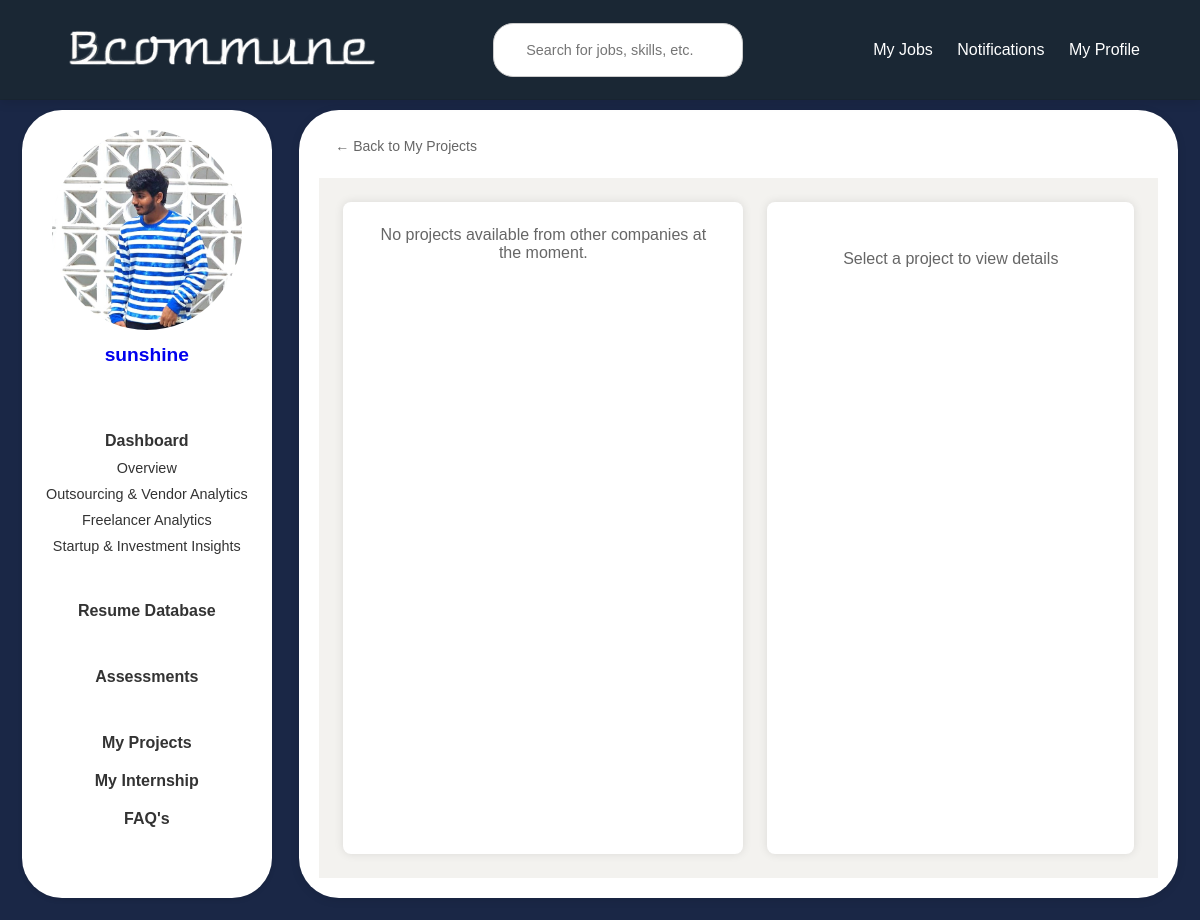
The app's page /company/dashboard/myprojects/explore/ (signed in), older data.
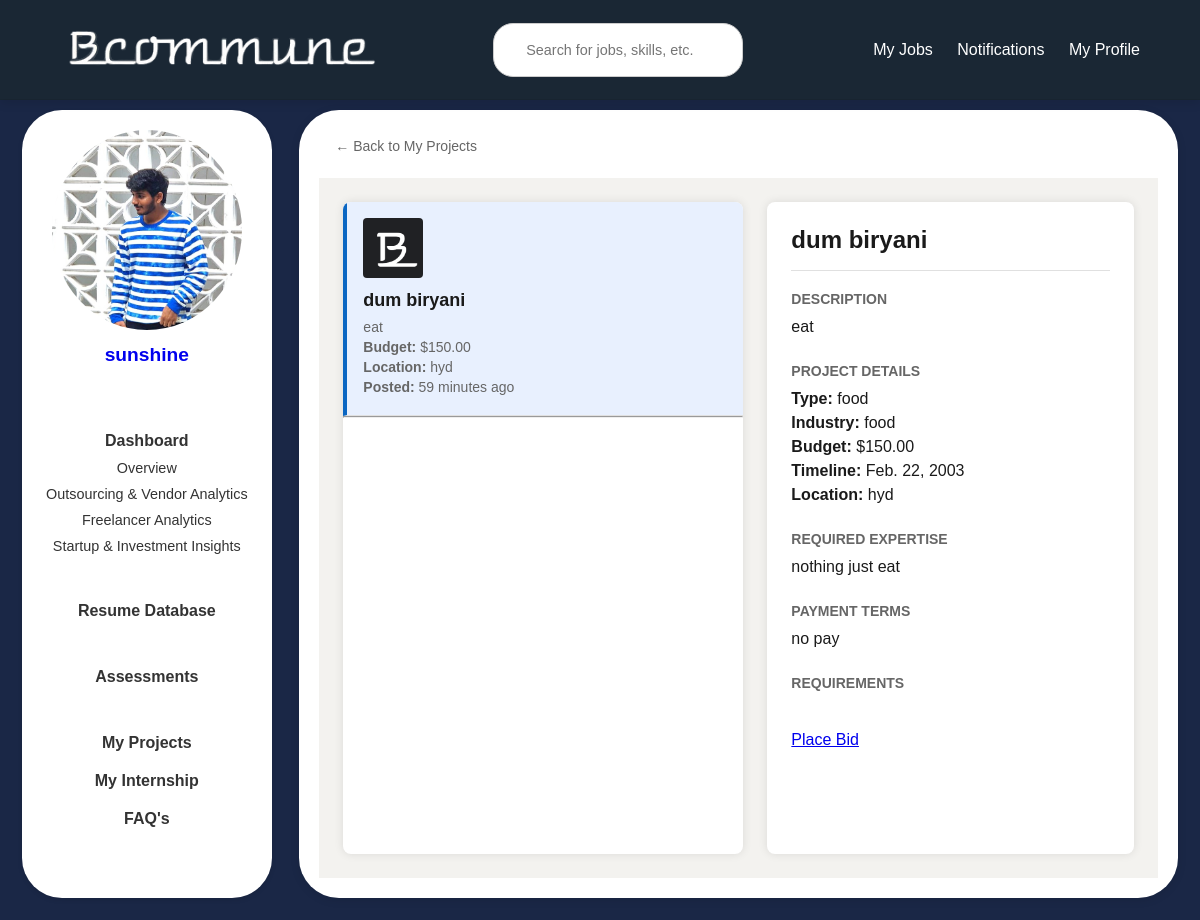
The same page, newer data.
### users/models.py (models this page shows, shortened)
class CustomUser(AbstractUser):
    USER_TYPE_CHOICES = (
        ('individual', 'Individual'),
        ('company', 'Company'),
    )
    user_type = models.CharField(max_length=10, choices=USER_TYPE_CHOICES, default='company')
    company_name = models.CharField(max_length=255, null=True, blank=True)
    company_website = models.URLField(max_length=200, null=True, blank=True)
    industry = models.CharField(max_length=100, null=True, blank=True)
    company_size = models.CharField(max_length=20, null=True, blank=True)
    company_type = models.CharField(max_length=255, null=True, blank=True)
    designation = models.CharField(max_length=255, null=True, blank=True)
    phone_number = models.CharField(max_length=15, null=True, blank=True)
    bcommune_profile = models.URLField(null=True, blank=True)
    profile_picture = models.ImageField(upload_to='profile_pics/', blank=True, null=True)
    about_company = models.TextField(null=True, blank=True)  # About the Company
    founding_year = models.PositiveIntegerField(null=True, blank=True)  # Establishment Year
    headquarters = models.CharField(max_length=255, null=True, blank=True)  # Headquarters Location
    branches = models.TextField(null=True, blank=True)
    business_registration_number = models.CharField(max_length=100, null=True, blank=True)
    legal_structure = models.CharField(
        max_length=50,
        choices=[
            ('LLP', 'LLP'),
            ('Pvt Ltd', 'Private Limited'),
            ('Partnership', 'Partnership'),
            ('Sole Proprietorship', 'Sole Proprietorship'),
            ('Others', 'Others'),
        ],
        null=True,
        blank=True
    )
    core_services = models.TextField(null=True, blank=True)
    social_media_links = models.JSONField(default=dict, blank=True)  # Example: {"facebook": "", "linkedin": "", "twitter": ""}
    portfolio = models.TextField(null=True, blank=True)

class Project(models.Model):
    company = models.ForeignKey(settings.AUTH_USER_MODEL, on_delete=models.CASCADE)
    title = models.CharField(max_length=200)
    description = models.TextField()
    project_type = models.CharField(max_length=100)
    industry = models.CharField(max_length=100)
    budget = models.DecimalField(max_digits=15, decimal_places=2)
    timeline = models.DateField()
    location = models.CharField(max_length=200, blank=True, null=True)
    expertise_required = models.TextField()
    payment_terms = models.TextField()
    nda_required = models.BooleanField(default=False)
    confidentiality_required = models.BooleanField(default=False)
    ip_rights_required = models.BooleanField(default=False)
    custom_field = models.CharField(max_length=200, blank=True, null=True)
    created_at = models.DateTimeField(auto_now_add=True)

### users/views.py (the view, shortened to what this page needs)
# urls.py: path('company/dashboard/myprojects/explore/', views.explore_projects, name='explore_projects'),
@login_required
def explore_projects(request):
    other_company_projects = Project.objects.exclude(company=request.user).order_by('-created_at')
    selected_project_id = request.GET.get('selected_project')
    first_project = None
    if selected_project_id:
        try:
            first_project = Project.objects.get(id=selected_project_id)
        except Project.DoesNotExist:
            first_project = other_company_projects.first()
    else:
        first_project = other_company_projects.first()
    context = {
        'projects': other_company_projects,
        'first_project': first_project,
        'selected_project_id': selected_project_id,
    }
    return render(request, 'explore_projects.html', context)

### users/templates/explore_projects.html (shortened to what this page needs)
{% load static %}
<!DOCTYPE html>
<html lang="en">
<head>
    <link rel="stylesheet" href="{% static 'css/common.css'%}">
</head>
<body>
    {% include 'header2.html' %}
    <div class="main-container">
        {% include 'sidebarcompany.html' %}
        <div class="content">
            <a href="{% url 'myprojects' %}" class="back-button">
                ← Back to My Projects
            </a>
            <div class="projects-container">
                <div class="projects-list">
                    {% if projects %}
                        {% for project in projects %}
                            <div class="project-card {% if project.id|stringformat:'s' == selected_project_id %}active{% elif not selected_project_id and forloop.first %}active{% endif %}" data-project-id="{{ project.id }}">
                                <div class="bid-logo">
                                    <img src="{% static 'images/B.png' %}" alt="Project Logo">
                                </div>
                                <h3>{{ project.title }}</h3>
                                <p>{{ project.description|truncatechars:100 }}</p>
                                <p><strong>Budget:</strong> ${{ project.budget }}</p>
                                <p><strong>Location:</strong> {{ project.location|default:"Not specified" }}</p>
                                <p><strong>Posted:</strong> {{ project.created_at|timesince }} ago</p>
                            </div>
                            <hr>
                        {% endfor %}
                    {% else %}
                        <p class="no-projects">No projects available from other companies at the moment.</p>
                    {% endif %}
                </div>
                <div class="project-details">
                    <div id="project-detail-content">
                        {% if first_project %}
                            <h2>{{ first_project.title }}</h2>
                            <div class="detail-section">
                                <h3>Description</h3>
                                <p>{{ first_project.description }}</p>
                            </div>
                            <div class="detail-section">
                                <h3>Project Details</h3>
                                <p><strong>Type:</strong> {{ first_project.project_type }}</p>
                                <p><strong>Industry:</strong> {{ first_project.industry }}</p>
                                <p><strong>Budget:</strong> ${{ first_project.budget }}</p>
                                <p><strong>Timeline:</strong> {{ first_project.timeline }}</p>
                                <p><strong>Location:</strong> {{ first_project.location|default:"Not specified" }}</p>
                            </div>
                            <div class="detail-section">
                                <h3>Required Expertise</h3>
                                <p>{{ first_project.expertise_required }}</p>
                            </div>
                            <div class="detail-section">
                                <h3>Payment Terms</h3>
                                <p>{{ first_project.payment_terms }}</p>
                            </div>
                            <div class="detail-section">
                                <h3>Requirements</h3>
                            </div>
                            {% if user.is_authenticated and user.user_type == 'company' and first_project.company != user %}
                                <a href="{% url 'place_bid' first_project.id %}" class="btn btn-primary">Place Bid</a>
                            {% endif %}
                        {% else %}
                            <p class="no-projects">Select a project to view details</p>
                        {% endif %}
                    </div>
                </div>
            </div>
        </div>
    </div>
</body>

### users/templates/header2.html
{% load static %}
<header>
    <div class="navbar">
        <div class="logo">
            <a href="{% url 'company_dashboard' %}">
                <img src="{% static 'images/Bcommune_logo.png' %}" alt="Bcommune Logo">
            </a>
        </div>
        <div class="search-bar">
            <input type="text" placeholder="   Search for jobs, skills, etc." />
        </div>
        <nav>
            <a href="{% url 'myjobs' %}">My Jobs</a>
            <a href="#">Notifications</a>
            <a href="{% url 'company_profile' %}">My Profile</a>
        </nav>
    </div>
</header>

### users/templates/sidebarcompany.html
{%load static%}
<div class="sidebar">
  {% if user.profile_picture %}
  <img src="{{ user.profile_picture.url }}" alt="Profile Picture" class="profile-pic">
  {% else %}
  <img src="{{ user.profile_picture.url }}" alt="Default Profile Picture" class="profile-pic">
  {% endif %}
    <a href="{% url 'company_profile' %}" style=" text-decoration: none;" ><h2>{{ user.company_name }}</h2></a>
    <br><br>
    <h4>
      <a href="#" style="text-decoration: none; color: inherit;">Dashboard</a>
    </h4>
    <ul>
        <li>
          <a href="#" style="text-decoration: none; color: inherit;">Overview</a>
        </li>
        <li>
          <a href="#" style="text-decoration: none; color: inherit;">Outsourcing & Vendor Analytics</a>
        </li>
        <li>
          <a href="#" style="text-decoration: none; color: inherit;">Freelancer Analytics</a>
        </li>
        <li>
          <a href="#" style="text-decoration: none; color: inherit;">Startup & Investment Insights</a>
        </li>
    </ul>
    <br>
    <h4>
      <a href="#" style="text-decoration: none; color: inherit;">Resume Database</a>
    </h4>
    <br>
    <h4>
      <a href="#" style="text-decoration: none; color: inherit;">Assessments</a>
    </h4>
    <br>
    <h4>
      <a href="{% url 'myprojects' %}" style="text-decoration: none; color: inherit;">My Projects</a>
    </h4>
    <h4>
      <a href="#" style="text-decoration: none; color: inherit;">My Internship</a>
    </h4>
    <h4>
      <a href="{% url 'faq' %}" style="text-decoration: none; color: inherit;">FAQ's</a>
    </h4>
</div>

### static/css/common.css (style rules this page uses)
* { margin: 0; padding: 0; box-sizing: border-box; font-family: Arial, sans-serif; }
body { background-color: #1a2734; color: #333; font-family: Arial, sans-serif; min-height: 100vh; display: flex; flex-direction: column; margin: 0; }
header { background-color: #1a2734; padding: 15px 5%; color: white; box-shadow: 0 4px 10px rgba(0, 0, 0, 0.1); position: fixed; width: 100%; top: 0; left: 0; z-index: 1000; display: flex; align-items: center; justify-content: space-between; }
.navbar { display: flex; justify-content: space-between; align-items: center; width: 100%; }
.navbar .logo img { height: 65px; width: auto; }
.navbar nav a { color: white; text-decoration: none; margin-left: 20px; font-size: 1rem; transition: color 0.3s ease; }
.search-bar { display: flex; align-items: center; justify-content: center; gap: 10px; }
.search-bar input { padding: 18px 20px; border: 1px solid #ccc; border-radius: 20px; outline: none; font-size: 0.9rem; width: 250px; max-width: 100%; transition: border-color 0.3s ease; }
.sidebar { background-color: white; padding: 20px; width: 250px; min-height: calc(100vh - 30px); margin-right: 0.2cm; border-radius: 40px; text-align: center; box-shadow: 0 2px 5px rgba(0, 0, 0, 0.1); flex-shrink: 0; margin-left: 1%; margin-bottom: 1%; }
.profile-pic { width: 190px; height: 200px; border-radius: 50%; margin-bottom: 10px; object-fit: cover; }
.sidebar h2 { font-size: 1.2rem; margin-bottom: 10px; }
.sidebar h4 { margin: 20px 0 10px; font-size: 1rem; }
.sidebar ul { list-style: none; padding: 0; }
.sidebar ul li { margin: 10px 0; font-size: 0.9rem; cursor: pointer; }
.main-container { display: flex; flex-wrap: wrap; justify-content: space-between; padding: 10px; background-color: #1a2746; margin-top: 100px; gap: 20px; }
.content { flex: 1; padding: 20px; background-color: white; border-radius: 40px; box-shadow: 0 2px 10px rgba(0, 0, 0, 0.1); margin-bottom: 1%; margin-right: 1%; }

### users/templates/explore_projects.html (style rules this page uses)
.projects-container { display: flex; gap: 24px; padding: 24px; background-color: #f3f2ef; min-height: calc(100vh - 100px); }
.projects-list { flex: 0 0 400px; height: calc(100vh - 148px); overflow-y: auto; background-color: white; border-radius: 8px; box-shadow: 0 0 10px rgba(0,0,0,0.1); }
.project-card { padding: 16px; border-bottom: 1px solid #e0e0e0; cursor: pointer; transition: background-color 0.2s; }
.project-card.active { background-color: #e8f0fe; border-left: 4px solid #0a66c2; }
.project-card h3 { margin: 0 0 8px 0; color: #1a1a1a; font-size: 18px; }
.project-card p { margin: 4px 0; color: #666; font-size: 14px; }
.project-card .bid-logo { width: 60px; height: 60px; margin-bottom: 12px; }
.project-card .bid-logo img { width: 100%; height: 100%; object-fit: cover; border-radius: 4px; }
.project-details { flex: 1; background-color: white; border-radius: 8px; padding: 24px; box-shadow: 0 0 10px rgba(0,0,0,0.1); height: calc(100vh - 148px); overflow-y: auto; }
.project-details h2 { margin: 0 0 20px 0; color: #1a1a1a; padding-bottom: 16px; border-bottom: 1px solid #e0e0e0; font-size: 24px; }
.detail-section { margin-bottom: 24px; }
.detail-section h3 { color: #666; font-size: 14px; margin-bottom: 8px; text-transform: uppercase; }
.detail-section p { color: #1a1a1a; margin: 0; line-height: 1.5; }
.back-button { display: inline-flex; align-items: center; gap: 8px; color: #666; text-decoration: none; margin-bottom: 16px; font-size: 14px; padding: 8px 16px; border-radius: 4px; transition: background-color 0.2s; }

Row changes from the older to the newer data that the page shows:
added Project: title "dum biryani", description "eat", budget "150.00", location "hyd", created_at "59 minutes", project_type "food", industry "food", timeline "Feb. 22, 2003", expertise_required "nothing just eat", payment_terms "no pay"
Text that changed along with them:
text no longer shown: "No projects available from other companies at the moment. Select a project to view details"
text now shown: "DESCRIPTION PROJECT DETAILS Type: Industry: Budget: $ Timeline: Location: REQUIRED EXPERTISE PAYMENT TERMS REQUIREMENTS Place Bid"
